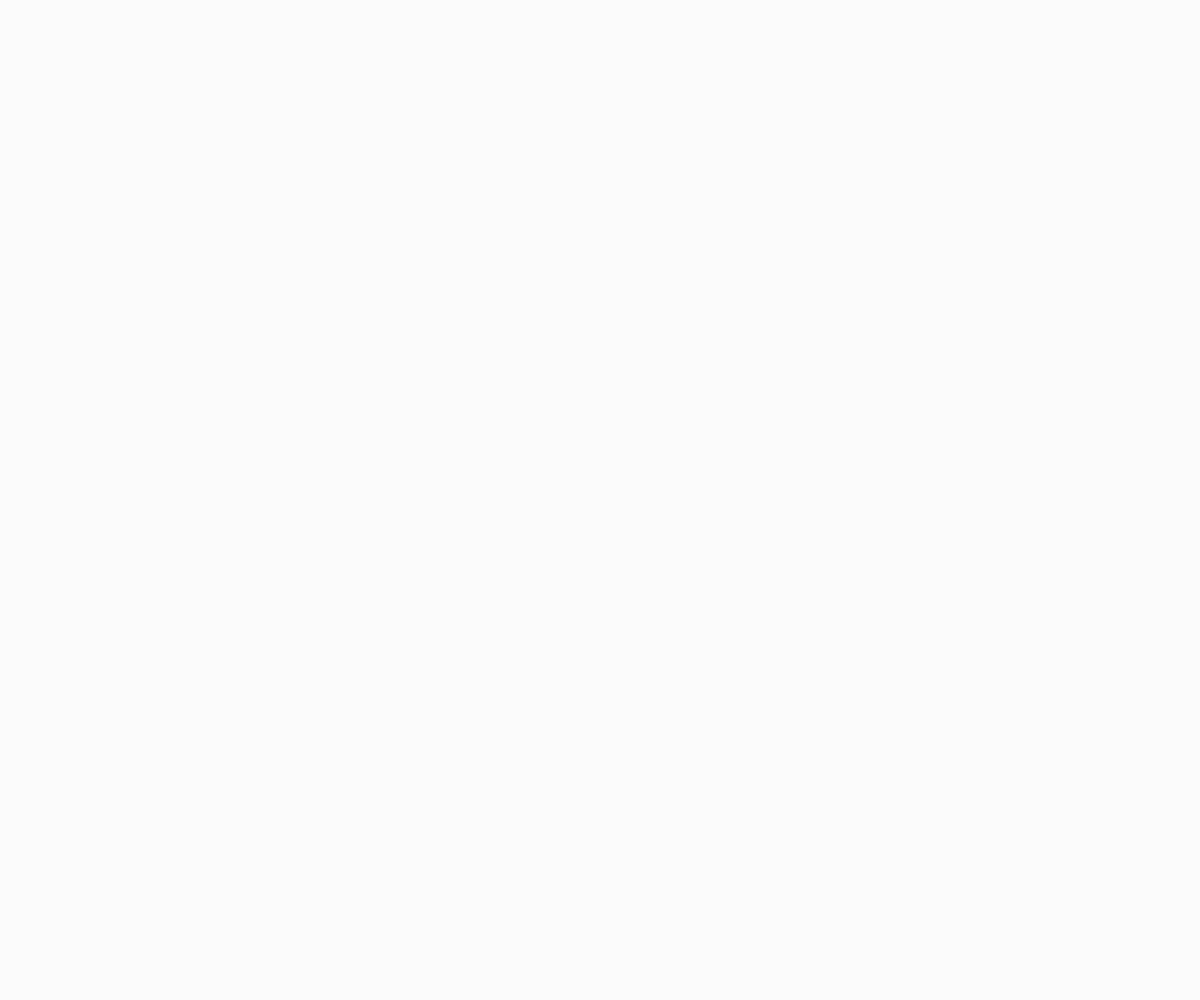
Frame 1 (no input)
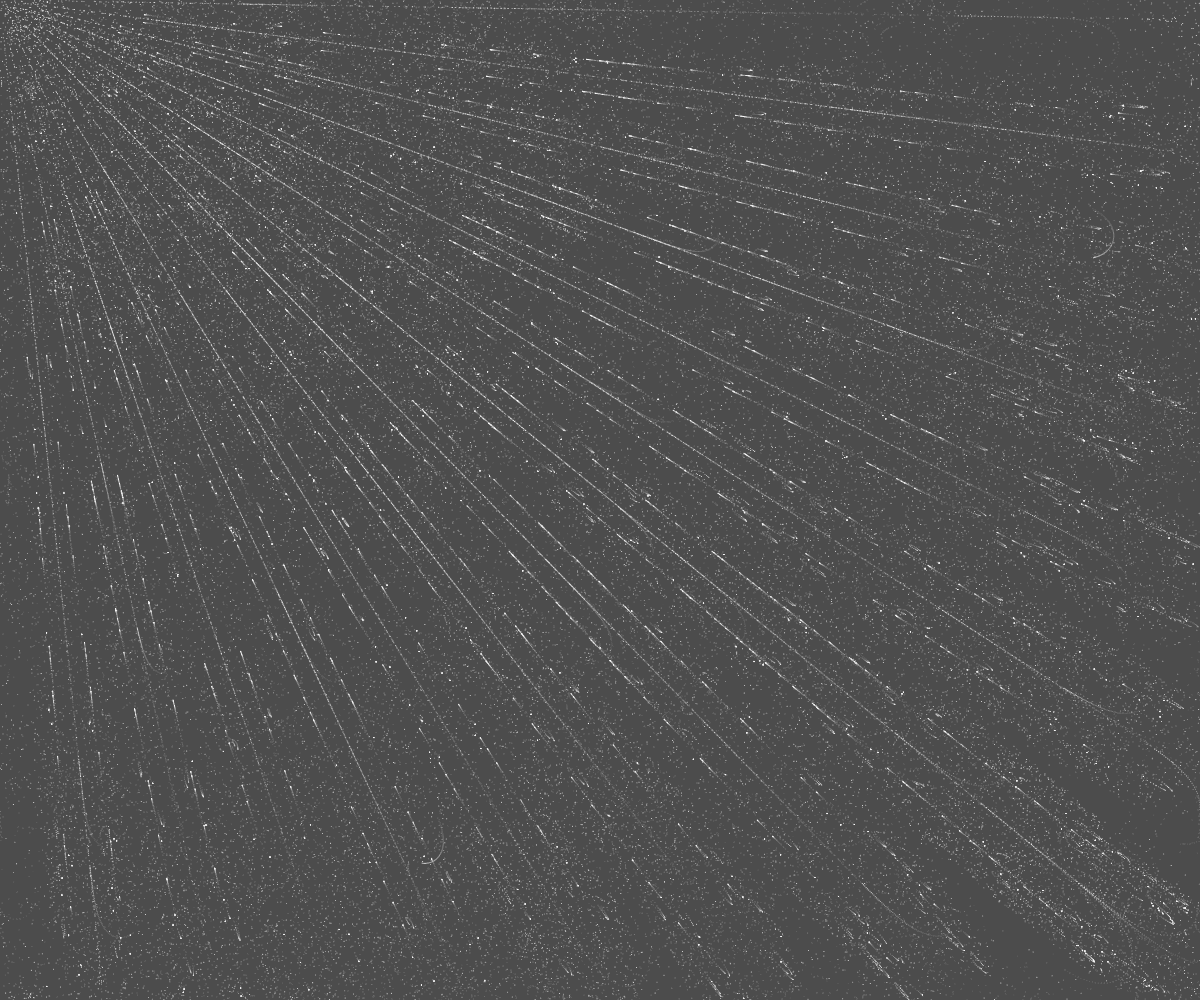
Frame 60 (no input)
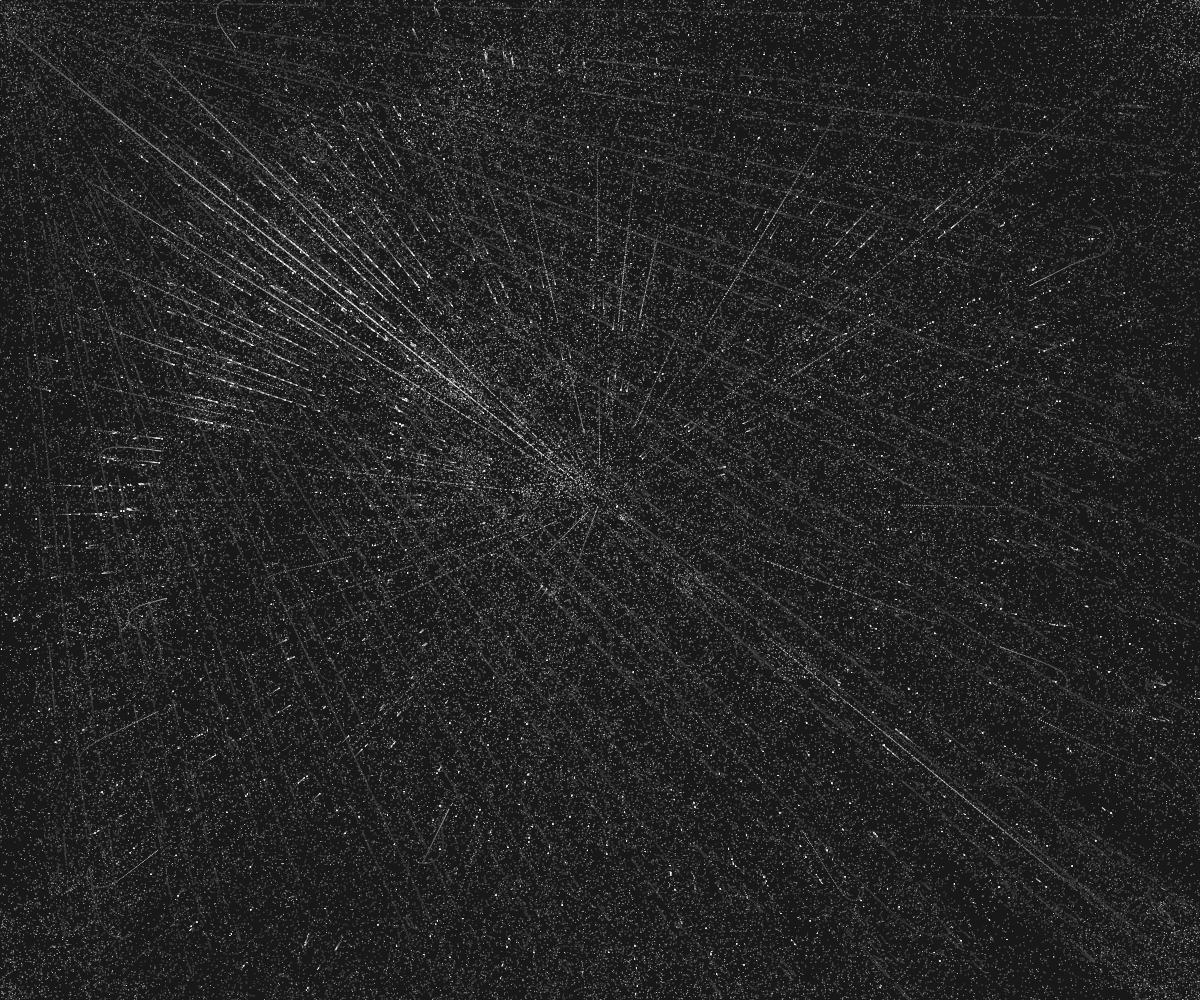
Frame 120 (the mouse pressed at the canvas centre since frame 60)

The p5.js sketch that drew these frames (run headless with seeded random() and noise() and a simulated clock; from frame 60 on, the mouse is pressed at the canvas centre):

// p5.js sketch
// ── sketch.js
/*
----- Coding Tutorial by Patt Vira ----- 
Name: Slime Molds (Physarum)
Video Tutorial: https://youtu.be/VyXxSNcgDtg

References: 
1. Algorithm by Jeff Jones: https://uwe-repository.worktribe.com/output/980579/characteristics-of-pattern-formation-and-evolution-in-approximations-of-physarum-transport-networks

Connect with Patt: @pattvira
https://www.pattvira.com/
----------------------------------------
*/

let molds = []; let num = 2000;
let d; 

// function updateSensorDist() {
//     // Map mouseY to a range, for example, 10 to 100
//     let newDist = map(mouseY, 0, height, 1, 360);
//     console.log(newDist)
//     for (let i = 0; i < molds.length; i++) {
//       molds[i].sensorAngle = newDist;
//     }
//   }
  

//   function keyPressed() {
//     if (key === 'u') {  // Press 'u' to increase sensor distance
//       updateSensorDist(500);  // Set to a new distance value, e.g., 50
//     } else if (key === 'd') {  // Press 'd' to decrease sensor distance
//       updateSensorDist(10);  // Set to a different distance value, e.g., 20
//     }
//   }

function setup() {
  createCanvas(window.innerWidth, window.innerHeight);


  angleMode(DEGREES);
  d = pixelDensity();
  
  for (let i=0; i<num; i++) {
    molds[i] = new Mold();
  } 
}

function draw() {
    background(0, 5);
    loadPixels();
  
    // Update sensorDist based on mouseY
    // updateSensorDist();
  
    for (let i = 0; i < num; i++) {
      if (key == "s") {
        molds[i].stop = true;
        updatePixels();
        noLoop();
      } else {
        molds[i].stop = false;
      }
  
      // Make each mold head toward the cursor
      molds[i].updateHeadingTowardsCursor();
      
      molds[i].update();
      molds[i].display();
    }
  }
  
// ── mold.js
class Mold {
      updateHeadingTowardsCursor() {
        // Calculate the angle to the cursor
        let angleToCursor = atan2(mouseY - this.y, mouseX - this.x);
        this.heading = degrees(angleToCursor); // Convert to degrees for compatibility
      }; 
      
      constructor() {
      // Mold variables
      this.x = random(width);
      this.y = random(height); 
      // this.x = random(width/2 - 20, width/2 + 20);
      // this.y = random(height/2 - 20, height/2 + 20); 
      this.r = 0.5;
      
      this.heading = random(360);
      this.vx = cos(this.heading);
      this.vy = sin(this.heading);
      this.rotAngle = 270;
      this.stop = false // Boolean variable to stop molds from moving 
      this.speed = random(1, 100); // Each mold gets a random speed


   
      
      // Sensor variables
      this.rSensorPos = createVector(0, 0);
      this.lSensorPos = createVector(0, 0);
      this.fSensorPos = createVector(0, 0);
      this.sensorAngle = 50;
      this.sensorDist = 50;
      
    }
    
    update() {   
      // Using this.stop to control when molds stop moving
      if (this.stop) {
        this.vx = 0;
        this.vy = 0;
      } else {
        this.vx = cos(this.heading) * this.speed;
        this.vy = sin(this.heading) * this.speed;
      }
      
      // Using % Modulo expression to wrap around the canvas
      this.x = (this.x + this.vx + width) % width;
      this.y = (this.y + this.vy + height) % height;

      if (random(1) < 0.02) { // Adjust probability as needed
        this.heading += random(-45, 45); // Randomly adjust heading
      }
      
      // Get 3 sensor positions based on current position and heading
      this.getSensorPos(this.rSensorPos, this.heading + this.sensorAngle);
      this.getSensorPos(this.lSensorPos, this.heading - this.sensorAngle);
      this.getSensorPos(this.fSensorPos, this.heading);
    
      // Get indices of the 3 sensor positions and get the color values from those indices
      let index, l, r, f;
      index = 4*(d * floor(this.rSensorPos.y)) * (d * width) + 4*(d * floor(this.rSensorPos.x));
      r = pixels[index];
      
      index = 4*(d * floor(this.lSensorPos.y)) * (d * width) + 4*(d * floor(this.lSensorPos.x));
      l = pixels[index];
      
      index = 4*(d * floor(this.fSensorPos.y)) * (d * width) + 4*(d * floor(this.fSensorPos.x));
      f = pixels[index];
      
      // Compare values of f, l, and r to determine movement 
      if (f > l && f > r) {
        this.heading += 0;
      } else if (f < l && f < r) {
        if (random(1) < 0.5) {
          this.heading += this.rotAngle;
        } else {
          this.heading -= this.rotAngle;
        }
      } else if (l > r) {
        this.heading += -this.rotAngle;
      } else if (r > l) {
        this.heading += this.rotAngle;
      }
      
      
    }
    
    display() {
      noStroke();
      fill(255);
      ellipse(this.x, this.y, this.r*2, this.r*2);
      
      line(this.x, this.y, this.x + this.r*3*this.vx, this.y + this.r*3*this.vy);
      // fill(255, 0, 0);
      // ellipse(this.rSensorPos.x, this.rSensorPos.y, this.r*2, this.r*2);
      // ellipse(this.lSensorPos.x, this.lSensorPos.y, this.r*2, this.r*2);
      // ellipse(this.fSensorPos.x, this.fSensorPos.y, this.r*2, this.r*2);
      
    }
    
    getSensorPos(sensor, angle) {
      sensor.x = (this.x + this.sensorDist*cos(angle) + width) % width;
      sensor.y = (this.y + this.sensorDist*sin(angle) + height) % height;
    }
  
  }
